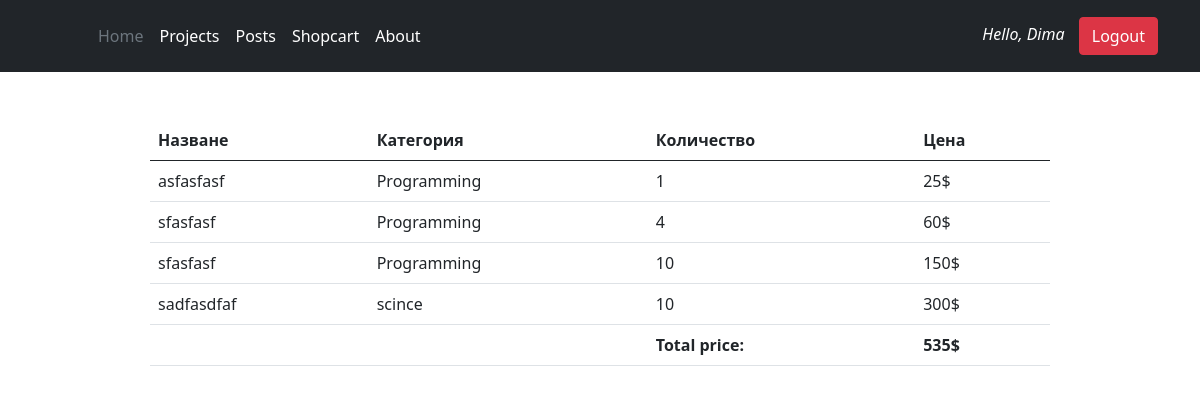
The page /order/shopcart/ (signed in) on the database its author committed.
### order/models.py (models this page shows, shortened)
class ShopCart(models.Model):
    user = models.ForeignKey(User, on_delete=models.SET_NULL, null=True)
    products = models.ForeignKey(Post, on_delete=models.SET_NULL, null=True)
    quantity = models.IntegerField(default=1)
    @property
    def amount(self):
        return self.quantity*self.products.prise

### main/models.py (models this page shows, shortened)
class Post(models.Model):
    title = models.CharField(max_length=60)
    content = RichTextUploadingField()
    image = models.FileField(upload_to='images/')
    created_at = models.DateTimeField(auto_now_add=True)
    category = models.ForeignKey(Category, on_delete=models.CASCADE)
    prise = models.IntegerField()

class Category(models.Model):
    name = models.CharField(max_length=30)
    def __str__(self):
        return self.name

### order/views.py (the view)
# urls.py: path('shopcart/', views.shopcart, name='shopcart'),
def shopcart(request):
    current_user = request.user
    cart = ShopCart.objects.filter(user_id=current_user.id)
    total = 0
    for item in cart:
        total += item.amount
    return render(request, 'orders/shopcart.html', {'cart': cart, 'total': total})

### templates/orders/shopcart.html (shortened to what this page needs)
{% extends 'base.html' %}
{% block content %}
    <div class="col-9 mt-5" style="margin: 0 auto">
    <table class="table">
        <thead class="thead-light">
        <tr>
            <th scope="col">Назване</th>
            <th scope="col">Категория</th>
            <th scope="col">Количество</th>
            <th scope="col">Цена</th>
        </tr>
        </thead>
        <tbody>
        {% for item in cart %}
        <tr>
            <td>{{ item.products.title }}</td>
            <td>{{ item.products.category }}</td>
            <td>{{ item.quantity }}</td>
            <td>{{ item.amount }}$</td>
        {% endfor %}
        <tr>
            <th></th>
            <th></th>
            <th>Total price:</th>
            <th>{{ total }}$</th>
        </tr>
        </tbody>
    </table>
</div>
{% endblock %}

### templates/base.html (shortened to what this page needs)
<!DOCTYPE html>
<html lang="en">
<head>
    <link href="https://cdn.jsdelivr.net/npm/bootstrap@5.0.1/dist/css/bootstrap.min.css" rel="stylesheet">
</head>
<body>
<header class="p-3 bg-dark text-white">
    <div class="container">
      <div class="d-flex flex-wrap align-items-center justify-content-center justify-content-lg-start">
        <a href="/" class="d-flex align-items-center mb-2 mb-lg-0 text-white text-decoration-none">
          <svg class="bi me-2" width="40" height="32" role="img" aria-label="Bootstrap"><use xlink:href="#bootstrap"></use></svg>
        </a>
        <ul class="nav col-12 col-lg-auto me-lg-auto mb-2 justify-content-center mb-md-0">
          <li><a href="{% url 'home' %}" class="nav-link px-2 text-secondary">Home</a></li>
          <li><a href="{% url 'projects' %}" class="nav-link px-2 text-white">Projects</a></li>
          <li><a href="{% url 'category_posts' pk=0 %}" class="nav-link px-2 text-white">Posts</a></li>
          <li><a href="{% url 'shopcart' %}" class="nav-link px-2 text-white">Shopcart</a></li>
          <li><a href="{% url 'about' %}" class="nav-link px-2 text-white">About</a></li>
        </ul>
        <div class="text-end">
            {% if request.user.is_authenticated %}
                <i>Hello, {{ request.user.username }}</i>
                <a href="{% url 'logout' %}" class="btn btn-danger" style="margin-left: 10px">Logout</a>
            {% else %}
          <a href="{% url 'user_login' %}" type="button" class="btn btn-outline-light me-2">Login</a>
          <a href="{% url 'registration' %}" type="button" class="btn btn-warning">registration</a>
            {% endif %}
        </div>
      </div>
    </div>
  </header>
{% block content %}
{% endblock %}
</body>
</html>

### rows shown on the page
ShopCart: products "asfasfasf", products.category "Programming", quantity "1", amount "25"
ShopCart: products "sfasfasf", products.category "Programming", quantity "4", amount "60"
ShopCart: products "sfasfasf", products.category "Programming", quantity "10", amount "150"
ShopCart: products "sadfasdfaf", products.category "scince", quantity "10", amount "300"

### other values the page prints
{{ request.user.username }} "Dima"
{{ total }} "535"
